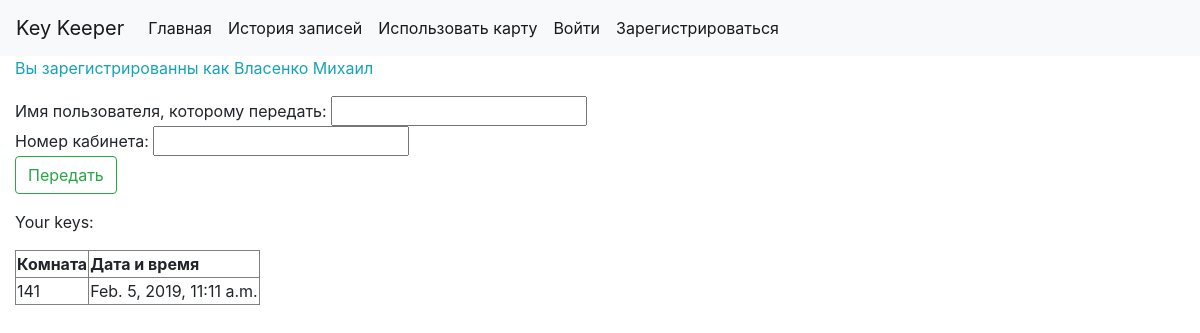
The app's page / (signed in), older data.
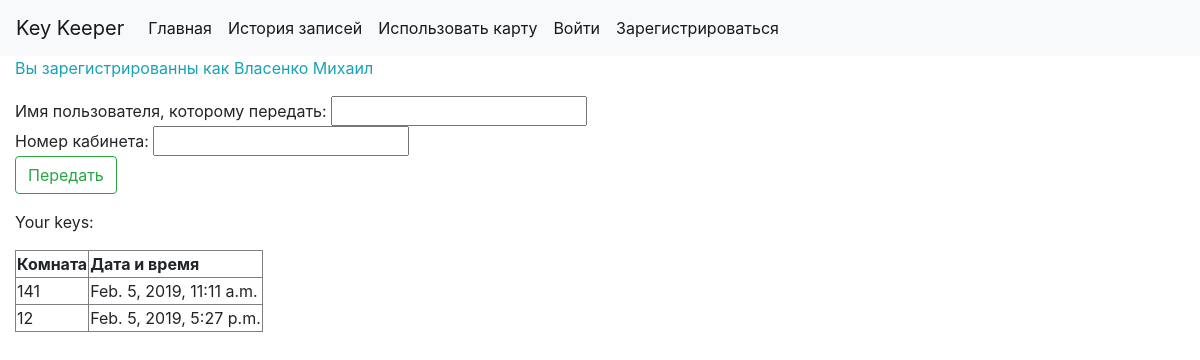
The same page, newer data.
### keeper/models.py (models this page shows)
class History(models.Model):
    key = models.IntegerField()
    time_cr = models.DateTimeField(default=datetime.datetime.now)
    user_id = models.ForeignKey(CustomUser, on_delete=models.CASCADE)
    active = models.BooleanField(default=True)
    time_back = models.DateTimeField(default=datetime.datetime.min)

### keeper/views.py (the view)
# urls.py: path('', views.index, name='index'),
@login_required
def index(request):
    context = {}
    if request.method == 'POST':
        f = TransferForm(request.POST)
        if f.is_valid():
            try:
                tran_user = CustomUser.objects.filter(username=f.data['username']).get()
                try:
                    hist2 = History.objects.filter(key=f.data['key_num'], user_id=request.user, active=True).get()
                    hist2.active = False
                    hist2.time_back = datetime.datetime.now()
                    hist2.save()
                    hist = History(key=f.data['key_num'], time_cr=datetime.datetime.now(), user_id=tran_user)
                    hist.save()
                    context['message'] = 'Вы передали ключ!'
                except ObjectDoesNotExist:
                    context['message'] = 'У вас нет такого ключа'
            except ObjectDoesNotExist:
                context['message'] = 'Нет такого пользователя'
    else:
        f = TransferForm()
    if request.user.is_active:
        key_list = History.objects.filter(user_id=request.user, active=True)
        context['key_list'] = key_list
    context['form'] = f
    context['user_id'] = str(request.user.last_name) + ' ' + str(request.user.first_name)
    return render(request, 'transfer.html', context)

### keeper/forms.py
class TransferForm(forms.Form):
    username = forms.CharField(label='Имя пользователя, которому передать:', max_length=100, required=True)
    key_num = forms.IntegerField(label='Номер кабинета:', max_value=1000, required=True)

### keeper/templates/transfer.html (shortened to what this page needs)
<!DOCTYPE html>
<html lang="en">
<head>
    <link rel="stylesheet" href="https://stackpath.bootstrapcdn.com/bootstrap/4.2.1/css/bootstrap.min.css">
</head>
<body>
{% include "includes/nav_bar.html" %}
    <div class="container-fluid">
        <p class="text-info">Вы зарегистрированны как {{ user_id }}</p>
        <form method="POST">
            {{ form.username.label }} {{ form.username }}
            <br>
            {{ form.key_num.label }} {{ form.key_num }}
            <br>
            <input type="submit" value="Передать" class="btn btn-outline-success">
        </form>
        {% if key_list %}
            <p>Your keys:</p>
            <table border="1">
            <tr>
                <th>Комната</th>
                <th>Дата и время</th>
            </tr>
            {% for elem in key_list %}
                <tr><td>{{ elem.key }}</td> <td>{{ elem.time_cr }}</td></tr>
            {% endfor %}
            </table>
        {% else %}
            <p>На вас не записано ни одного ключа</p>
        {% endif %}
    </div>
</body>
</html>

### keeper/templates/includes/nav_bar.html
<nav class="navbar navbar-expand-lg navbar-light bg-light">
    <a class="navbar-brand" href="{% url 'keeper:about' %}">Key Keeper</a>
    <div>
        <ul class="navbar-nav mr-auto">
            <li class="nav-item active text-primary"><a class="nav-link" href="{% url 'keeper:index' %}">Главная</a></li>
            <li class="nav-item active text-primary"><a class="nav-link" href="{% url 'keeper:history' %}">История записей</a></li>
            <li class="nav-item active"><a class="nav-link" href="{% url 'keeper:card' %}">Использовать карту</a></li>
            <li class="nav-item active"><a class="nav-link" href="{% url 'keeper:login' %}">Войти</a></li>
            <li class="nav-item active"><a class="nav-link" href="{% url 'keeper:register' %}">Зарегистрироваться</a></li>
        </ul>
    </div>
</nav>

Row changes from the older to the newer data that the page shows:
added History: key "12", time_cr "Feb. 5, 2019, 5:27 p.m."
